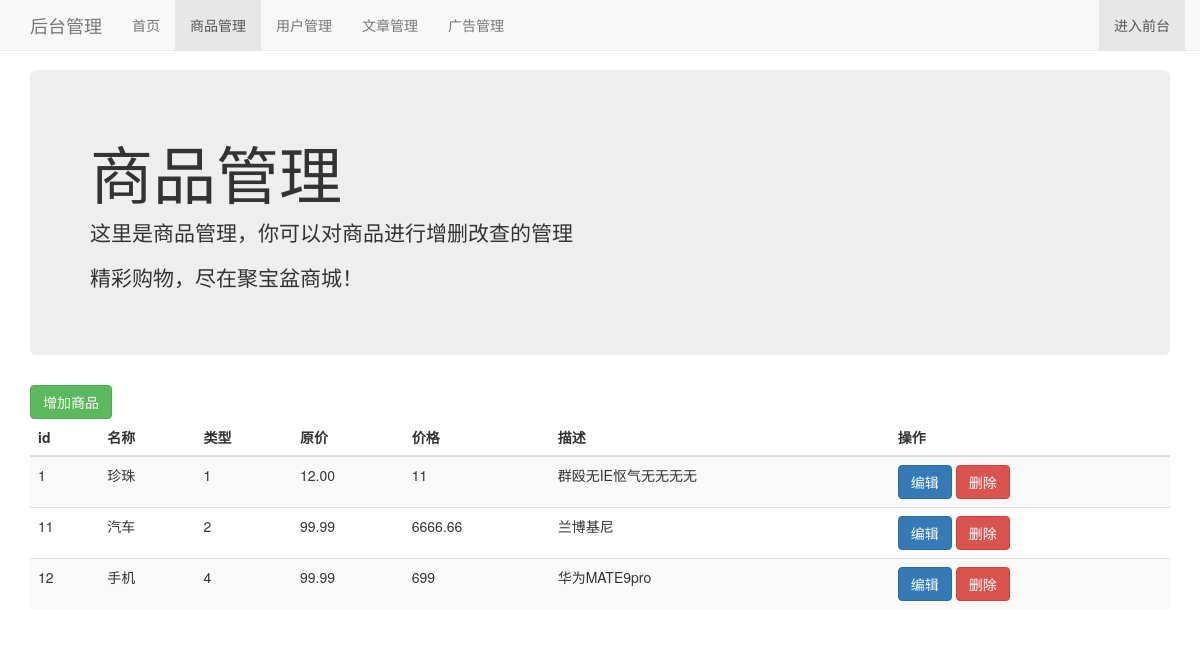
The page /admin/goodslist.php on the database as committed earlier.
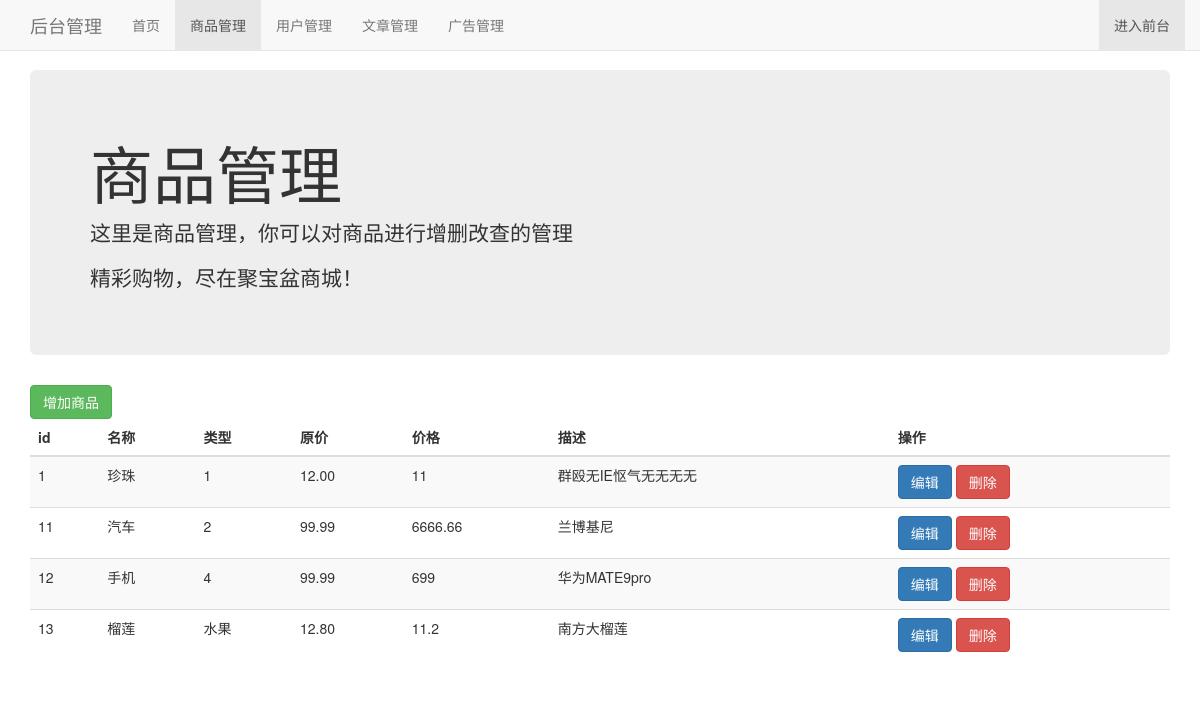
The same page on the database as committed later.
### tables this page shows
CREATE TABLE `goods` (
  `id` int(11) NOT NULL AUTO_INCREMENT,
  `goods_name` varchar(255) NOT NULL,
  `type` varchar(100) NOT NULL,
  `price` float NOT NULL,
  `description` text,
  `old_price` float(4,2) DEFAULT '0.00',
  `picture` varchar(255) DEFAULT NULL,
  PRIMARY KEY (`id`)
);

### admin/goodslist.php (the view, shortened to what this page needs)
<?php
include '../conn.php';
?>
<!DOCTYPE html>
<html lang="zh">
  <head>
    <link href="./css/bootstrap.min.css" rel="stylesheet">
    <link href="./css/navbar-fixed-top.css" rel="stylesheet">
  </head>
  <body>
    <nav class="navbar navbar-default navbar-fixed-top">
      <div class="container">
        <div class="navbar-header">
          <a class="navbar-brand" href="#">后台管理</a>
        </div>
        <div id="navbar" class="navbar-collapse collapse">
          <ul class="nav navbar-nav">
            <li><a href="/admin/main.php">首页</a></li>
            <li class="active"><a href="/admin/goodslist.php">商品管理</a></li>
            <li><a href="/admin/userlist.php">用户管理</a></li>
            <li><a href="/admin/articlelist.php">文章管理</a></li>
            <li><a href="/admin/advlist.php">广告管理</a></li>
          </ul>
          <ul class="nav navbar-nav navbar-right">
            <li class="active"><a href="/index.php">进入前台 <span class="sr-only">(current)</span></a></li>
          </ul>
        </div>
      </div>
    </nav>
    <div class="container">
      <div class="jumbotron">
        <h1>商品管理</h1>
        <p>这里是商品管理，你可以对商品进行增删改查的管理</p>
        <p>精彩购物，尽在聚宝盆商城！</p>
      </div>
                <table class="table table-striped">
        <a href="addgoods.php" class="btn btn-success">增加商品</a>
        <thead>
          <tr>
            <th>id</th>
            <th>名称</th>
            <th>类型</th>
            <th>原价</th>
            <th>价格</th>
            <th>描述</th>
            <th>操作</th>
          </tr>
        </thead>
        <tbody>
      <?php
      $sql = "SELECT * FROM goods";
      $result = $conn->query($sql);
      if ($result->num_rows > 0) {
        while($row = $result->fetch_assoc()) {
          ?>
    <tr>
      <td><?php echo $row["id"]; ?></td>
      <td><?php echo $row["goods_name"]; ?></td>
      <td><?php echo $row['type'] ?></td>
      <td><?php echo $row['old_price'] ?></td>
      <td><?php echo $row["price"]; ?></td>
      <td><?php echo $row['description'] ?></td>
      <td>
        <a href="editgoods.php?gid=<?php echo $row['id']?>" class="btn btn-primary">编辑</a>
        <button  class="btn btn-danger" data-toggle="modal" onclick="delgoods(<?php echo $row['id']?>)" data-target="#myModal">删除</button>
        </div>
      </td>
    </tr>
          <?php
        }
      } else {
        echo "0 个结果";
      }
      ?>
  </body>
</html>

Rows that differ between the two databases and show on the page:
added goods: id "13", goods_name "榴莲", type "水果", old_price "12.80", price "11.2", description "南方大榴莲"
